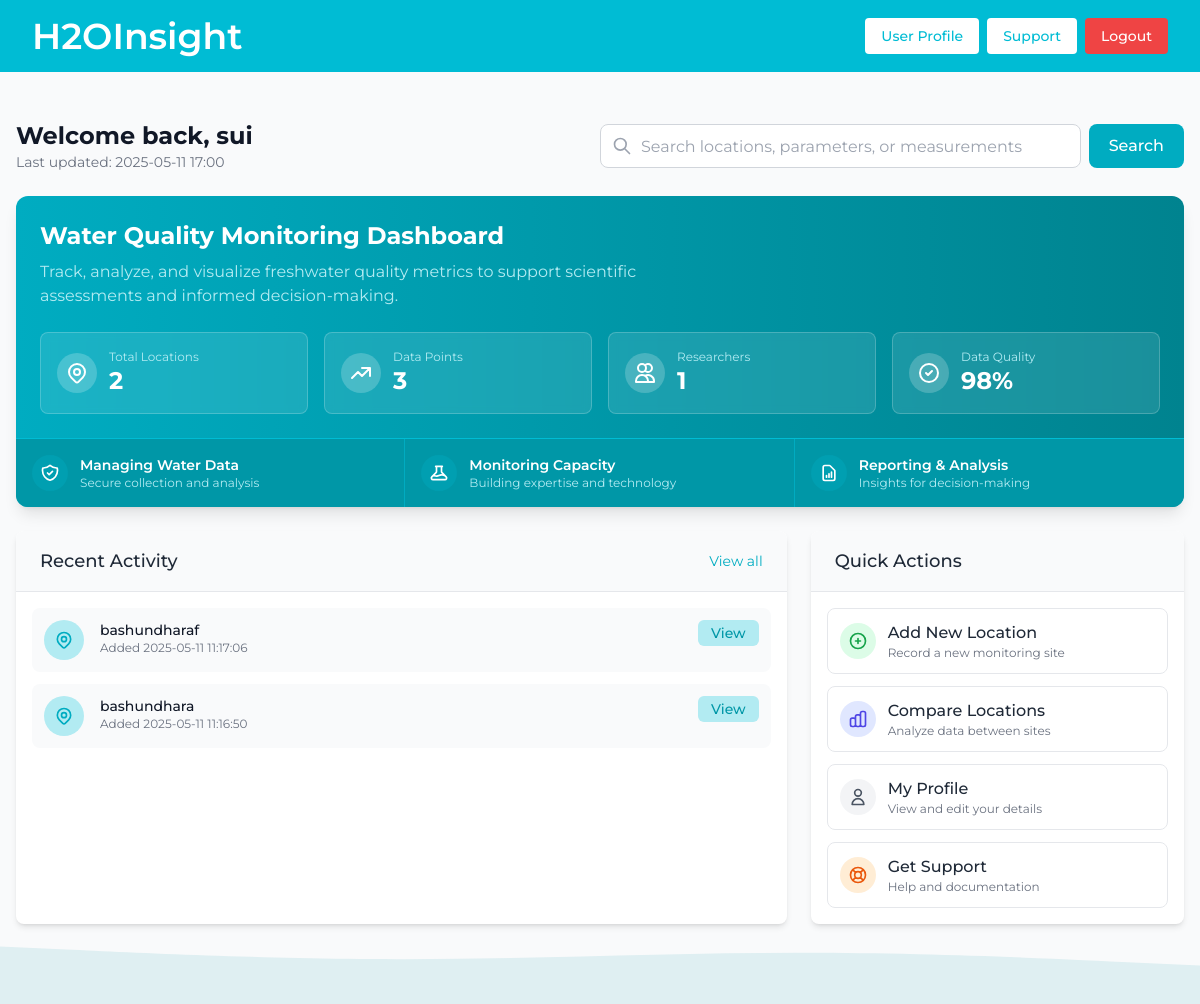
Page / (signed in) on the earlier database version.
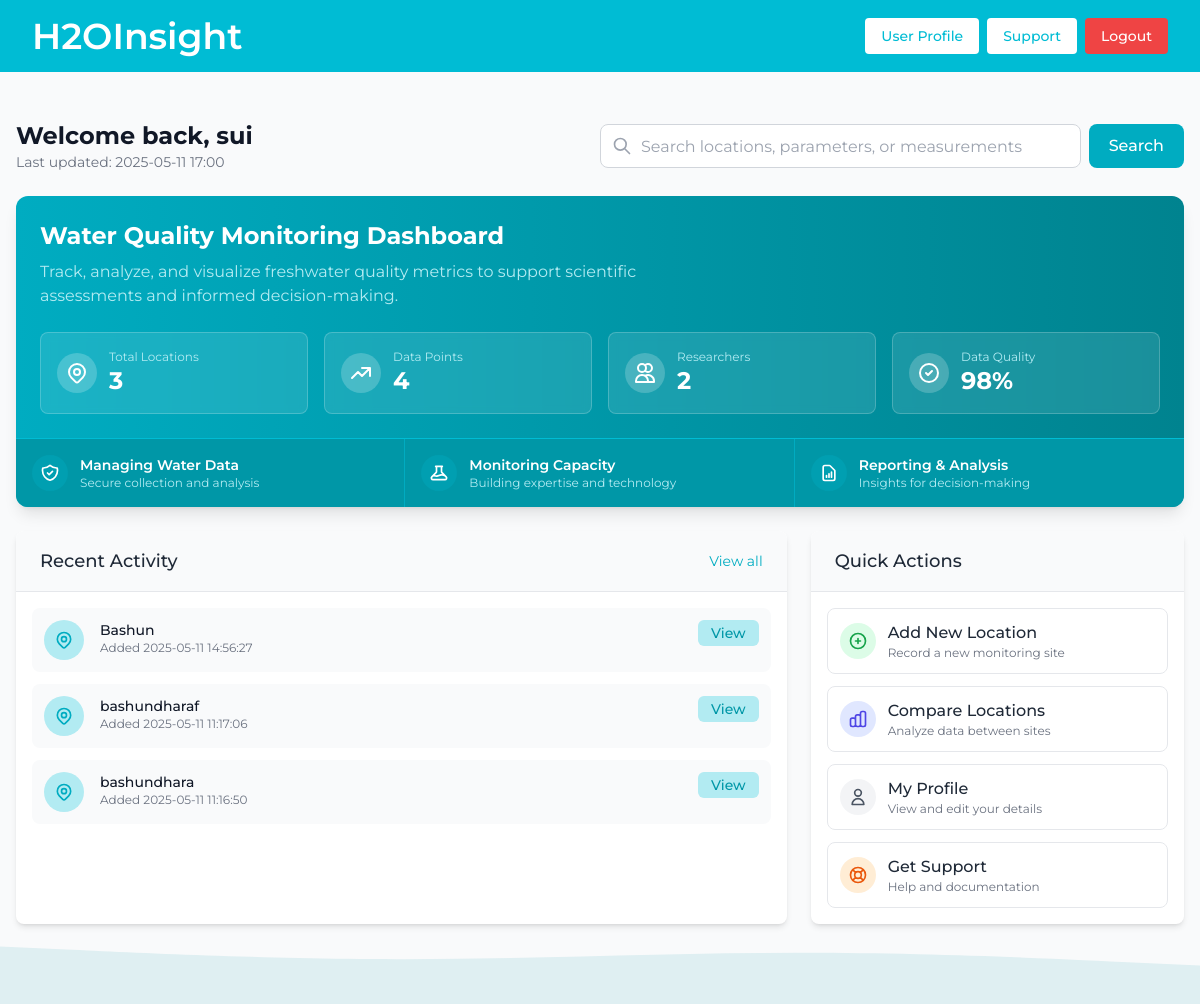
Same page on the later database version.
### tables this page shows
CREATE TABLE locations (
    location_id INTEGER PRIMARY KEY AUTOINCREMENT,
    user_id INTEGER,
    location_name TEXT NOT NULL,
    description TEXT,
    latitude REAL DEFAULT 0.00,
    longitude REAL DEFAULT 0.00,
    date_submitted TIMESTAMP DEFAULT CURRENT_TIMESTAMP,
    FOREIGN KEY (user_id) REFERENCES users(user_id) ON DELETE SET NULL
);

### app.py (the view, shortened to what this page needs)
@app.route("/", methods=["GET", "POST"])
def index():
    from models.db import get_cursor
    if request.method == "GET":
        if session.get("user_id"):
            cur, db = get_cursor()
            cur.execute("SELECT COUNT(*) FROM locations")
            location_count = cur.fetchone()[0]
            cur.execute("SELECT COUNT(*) FROM data")
            measurement_count = cur.fetchone()[0]
            cur.execute("SELECT COUNT(*) FROM users WHERE user_type = 'R'")
            researcher_count = cur.fetchone()[0]
            cur.execute("SELECT location_id, location_name, date_submitted FROM locations ORDER BY date_submitted DESC LIMIT 5")
            recent_locations_raw = cur.fetchall()
            recent_locations = []
            for loc in recent_locations_raw:
                recent_locations.append({
                    "location_id": loc[0],
                    "location_name": loc[1],
                    "date_submitted": loc[2]
                })
            cur.close()
            db.close()
            return render_template(
                "index.html",
                location_count=location_count,
                measurement_count=measurement_count,
                researcher_count=researcher_count,
                recent_locations=recent_locations,
                current_time=datetime.now().strftime('%Y-%m-%d %H:%M')
            )
        else:
            return render_template("index.html", current_time=datetime.now().strftime('%Y-%m-%d %H:%M'))

### models/db.py (called while the page is built)
def get_cursor(dictionary=False):
    db = sqlite3.connect(DB_PATH)
    db.execute("PRAGMA foreign_keys = ON")
    if dictionary:
        db.row_factory = sqlite3.Row
    cur = db.cursor()
    return cur, db

### templates/index.html (shortened to what the changed rows need)
{% extends "layout.html" %}
{% block main %}
    {% if session["user_id"] %}
    <div class="max-w-7xl mx-auto px-4 py-6">
        <div class="flex flex-col lg:flex-row justify-between items-start lg:items-center mb-6 gap-4">
            <div>
                <h1 class="text-2xl font-bold text-gray-900">Welcome back, {{ session.get("user_name") }}</h1>
                <p class="text-sm text-gray-500">Last updated: {{ current_time }}</p>
            </div>
            <div class="w-full lg:w-1/2">
                <form action="" method="POST" class="flex">
                    <div class="relative flex-grow">
                        <div class="absolute inset-y-0 left-0 pl-3 flex items-center pointer-events-none">
                        </div>
                        <input type="search"
                               class="w-full h-11 pl-10 pr-4 rounded-lg border border-gray-300 focus:outline-none focus:ring-2 focus:ring-primary-500 focus:border-transparent transition"
                               placeholder="Search locations, parameters, or measurements"
                               required
                               name="q">
                    </div>
                    <button type="submit" class="ml-2 px-5 py-2.5 bg-primary-600 hover:bg-primary-700 text-white font-medium rounded-lg transition-colors duration-200 focus:outline-none focus:ring-2 focus:ring-primary-500 focus:ring-offset-2">
                        Search
                    </button>
                </form>
            </div>
        </div>
        <div class="bg-gradient-to-r from-primary-600 to-primary-800 rounded-xl shadow-lg overflow-hidden mb-6">
            <div class="p-6 text-white">
                <div class="flex flex-col md:flex-row justify-between items-start md:items-center mb-6">
                    <div>
                        <h2 class="text-2xl font-bold mb-2">Water Quality Monitoring Dashboard</h2>
                        <p class="text-primary-100 max-w-2xl">Track, analyze, and visualize freshwater quality metrics to support scientific assessments and informed decision-making.</p>
                    </div>
                </div>
                <div class="grid grid-cols-1 md:grid-cols-2 lg:grid-cols-4 gap-4 mt-4">
                    <div class="bg-white bg-opacity-10 backdrop-blur-sm rounded-lg p-4 border border-white border-opacity-20">
                        <div class="flex items-center">
                            <div class="p-2 rounded-full bg-white bg-opacity-20 mr-3">
                            </div>
                            <div>
                                <p class="text-xs text-primary-100">Total Locations</p>
                                <p class="text-2xl font-bold text-white">{{ location_count }}</p>
                            </div>
                        </div>
                    </div>
                    <div class="bg-white bg-opacity-10 backdrop-blur-sm rounded-lg p-4 border border-white border-opacity-20">
                        <div class="flex items-center">
                            <div class="p-2 rounded-full bg-white bg-opacity-20 mr-3">
                                <svg class="w-6 h-6 text-white" fill="none" stroke="currentColor" viewBox="0 0 24 24">
                                    <path stroke-linecap="round" stroke-linejoin="round" stroke-width="2" d="M13 7h8m0 0v8m0-8l-8 8-4-4-6 6"></path>
                                </svg>
                            </div>
                            <div>
                                <p class="text-xs text-primary-100">Data Points</p>
                                <p class="text-2xl font-bold text-white">{{ measurement_count }}</p>
                            </div>
                        </div>
                    </div>
                    <div class="bg-white bg-opacity-10 backdrop-blur-sm rounded-lg p-4 border border-white border-opacity-20">
                        <div class="flex items-center">
                            <div class="p-2 rounded-full bg-white bg-opacity-20 mr-3">
                                <svg class="w-6 h-6 text-white" fill="none" stroke="currentColor" viewBox="0 0 24 24">
                                    <path stroke-linecap="round" stroke-linejoin="round" stroke-width="2" d="M12 4.354a4 4 0 110 5.292M15 21H3v-1a6 6 0 0112 0v1zm0 0h6v-1a6 6 0 00-9-5.197M13 7a4 4 0 11-8 0 4 4 0 018 0z"></path>
                                </svg>
                            </div>
                            <div>
                                <p class="text-xs text-primary-100">Researchers</p>
                                <p class="text-2xl font-bold text-white">{{ researcher_count }}</p>
                            </div>
                        </div>
                    </div>
                    <div class="bg-white bg-opacity-10 backdrop-blur-sm rounded-lg p-4 border border-white border-opacity-20">
                        <div class="flex items-center">
                            <div class="p-2 rounded-full bg-white bg-opacity-20 mr-3">
                                <svg class="w-6 h-6 text-white" fill="none" stroke="currentColor" viewBox="0 0 24 24">
                                    <path stroke-linecap="round" stroke-linejoin="round" stroke-width="2" d="M9 12l2 2 4-4m6 2a9 9 0 11-18 0 9 9 0 0118 0z"></path>
                                </svg>
                            </div>
                            <div>
                                <p class="text-xs text-primary-100">Data Quality</p>
                                <p class="text-2xl font-bold text-white">98%</p>
                            </div>
                        </div>
                    </div>
                </div>
            </div>
            <div class="grid grid-cols-1 md:grid-cols-3 border-t border-primary-500 bg-primary-700">
                <div class="p-4 md:border-r border-primary-600 hover:bg-primary-800 transition-colors">
                    <div class="flex items-center">
                        <div class="mr-3 p-2 rounded-full bg-primary-500 bg-opacity-20">
                        </div>
                        <div>
                            <h3 class="text-sm font-semibold text-white">Managing Water Data</h3>
                            <p class="text-xs text-primary-100">Secure collection and analysis</p>
                        </div>
                    </div>
                </div>
                <div class="p-4 md:border-r border-primary-600 hover:bg-primary-800 transition-colors">
                    <div class="flex items-center">
                        <div class="mr-3 p-2 rounded-full bg-primary-500 bg-opacity-20">
                        </div>
                        <div>
                            <h3 class="text-sm font-semibold text-white">Monitoring Capacity</h3>
                            <p class="text-xs text-primary-100">Building expertise and technology</p>
                        </div>
                    </div>
                </div>
                <div class="p-4 hover:bg-primary-800 transition-colors">
                    <div class="flex items-center">
                        <div class="mr-3 p-2 rounded-full bg-primary-500 bg-opacity-20">
                            <svg class="w-5 h-5 text-white" fill="none" stroke="currentColor" viewBox="0 0 24 24">
                                <path stroke-linecap="round" stroke-linejoin="round" stroke-width="2" d="M9 17v-2m3 2v-4m3 4v-6m2 10H7a2 2 0 01-2-2V5a2 2 0 012-2h5.586a1 1 0 01.707.293l5.414 5.414a1 1 0 01.293.707V19a2 2 0 01-2 2z"></path>
                            </svg>
                        </div>
                        <div>
                            <h3 class="text-sm font-semibold text-white">Reporting & Analysis</h3>
                            <p class="text-xs text-primary-100">Insights for decision-making</p>
                        </div>
                    </div>
                </div>
            </div>
        </div>
        <div class="grid grid-cols-1 lg:grid-cols-3 gap-6 mb-8">
            <div class="lg:col-span-2 bg-white rounded-lg shadow-md overflow-hidden">
                <div class="px-6 py-4 bg-gray-50 border-b border-gray-200 flex justify-between items-center">
                    <h3 class="text-lg font-medium text-gray-800">Recent Activity</h3>
                    <a href="#" class="text-sm text-primary-600 hover:text-primary-800">View all</a>
                </div>
                <div class="p-4">
                    {% if recent_locations %}
                        <div class="space-y-3">
                            {% for location in recent_locations %}
                                <div class="flex items-start space-x-4 p-3 bg-gray-50 hover:bg-gray-100 rounded-lg transition-colors">
                                    <div class="flex-shrink-0">
                                        <div class="w-10 h-10 rounded-full bg-primary-100 flex items-center justify-center">
                                        </div>
                                    </div>
                                    <div class="flex-1 min-w-0">
                                        <p class="text-sm font-medium text-gray-900 truncate">
                                            {{ location.location_name }}
                                        </p>
                                        <p class="text-xs text-gray-500">
                                            Added {% if location.date_submitted is string %}
                                                {{ location.date_submitted }}
                                            {% else %}
                                                {{ location.date_submitted.strftime('%Y-%m-%d') if location.date_submitted else 'N/A' }}
                                            {% endif %}
                                        </p>
                                    </div>
                                    <div class="flex-shrink-0">
                                        <a href="{{ url_for('locations.view', location_id=location.location_id) }}"
                                           class="inline-flex items-center px-3 py-1 border border-transparent text-sm leading-4 font-medium rounded-md text-primary-700 bg-primary-100 hover:bg-primary-200 focus:outline-none focus:ring-2 focus:ring-offset-2 focus:ring-primary-500">
                                            View
                                        </a>
                                    </div>
                                </div>
                            {% endfor %}
                        </div>
                    {% endif %}
                </div>
            </div>
            <div class="bg-white rounded-lg shadow-md overflow-hidden">
                <div class="px-6 py-4 bg-gray-50 border-b border-gray-200">
                    <h3 class="text-lg font-medium text-gray-800">Quick Actions</h3>
                </div>
                <div class="p-4">
                    <div class="grid grid-cols-1 gap-3">
                        {% if (session["user_type"] == "A") or (session["user_type"] == "R") %}
                        <a href="{{ url_for('locations.add_location') }}" class="flex items-center p-3 rounded-lg border border-gray-200 hover:bg-gray-50 transition-colors">
                            <div class="bg-green-100 rounded-full p-2 mr-3">
                                <svg class="w-5 h-5 text-green-600" fill="none" stroke="currentColor" viewBox="0 0 24 24">
                                    <path stroke-linecap="round" stroke-linejoin="round" stroke-width="2" d="M12 9v3m0 0v3m0-3h3m-3 0H9m12 0a9 9 0 11-18 0 9 9 0 0118 0z"></path>
                                </svg>
                            </div>
                            <div>
                                <p class="font-medium text-gray-800">Add New Location</p>
                                <p class="text-xs text-gray-500">Record a new monitoring site</p>
                            </div>
                        </a>
                        {% endif %}
                        <a href="{{ url_for('data.compare_between_locations') }}" class="flex items-center p-3 rounded-lg border border-gray-200 hover:bg-gray-50 transition-colors">
                            <div class="bg-indigo-100 rounded-full p-2 mr-3">
                            </div>
                            <div>
                                <p class="font-medium text-gray-800">Compare Locations</p>
                                <p class="text-xs text-gray-500">Analyze data between sites</p>
                            </div>
                        </a>
                        <a href="{{ url_for('profile.profile') }}" class="flex items-center p-3 rounded-lg border border-gray-200 hover:bg-gray-50 transition-colors">
                            <div class="bg-gray-100 rounded-full p-2 mr-3">
                                <svg class="w-5 h-5 text-gray-600" fill="none" stroke="currentColor" viewBox="0 0 24 24">
                                    <path stroke-linecap="round" stroke-linejoin="round" stroke-width="2" d="M16 7a4 4 0 11-8 0 4 4 0 018 0zM12 14a7 7 0 00-7 7h14a7 7 0 00-7-7z"></path>
                                </svg>
                            </div>
                            <div>
                                <p class="font-medium text-gray-800">My Profile</p>
                                <p class="text-xs text-gray-500">View and edit your details</p>
                            </div>
                        </a>
                        <a href="{{ url_for('support.support') }}" class="flex items-center p-3 rounded-lg border border-gray-200 hover:bg-gray-50 transition-colors">
                            <div class="bg-orange-100 rounded-full p-2 mr-3">
                            </div>
                            <div>
                                <p class="font-medium text-gray-800">Get Support</p>
                                <p class="text-xs text-gray-500">Help and documentation</p>
                            </div>
                        </a>
                    </div>
                </div>
            </div>
        </div>
    </div>
    <div class="fixed bottom-0 left-0 right-0 h-24 -z-10 opacity-10">
    </div>
    {% endif %}
{% endblock %}

Differences in the rows shown:
added locations: location_name "Bashun", date_submitted "2025-05-11 14:56:27"
Other differences:
{{ location_count }}: "2" → "3"
{{ measurement_count }}: "3" → "4"
{{ researcher_count }}: "1" → "2"
